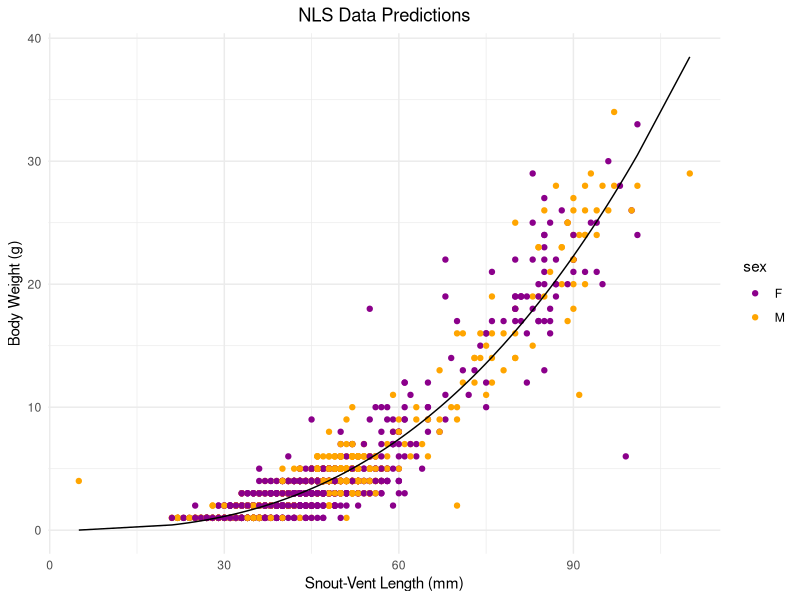

This chart was generated by the following R code:
## ---- chunk 1
knitr::opts_chunk$set(echo = TRUE, message = FALSE, warning = FALSE)

library(tidyverse)
library(here)
library(kableExtra)
library(Metrics)
## ---- chunk 2
#Read in the data

lizards <- read_csv(here("data", "lizards.csv"))
## ---- chunk 3
#Create a function using given model

func1 <- function(a,b,length){
 out= a*(length^b)
return(out)
}
## ---- chunk 4
#Run OLS regression on log transformed data

my_guess_model <- lm(log(lizards$weight) ~ log(lizards$SV_length), data = lizards)

#Get coefficients

#coefficients(my_guess_model)

# (Intercept) log(lizards$SV_length) 
#  -8.256862               2.479417

#Mathematically transform the intercept coefficient to get the guess for parameter a

b <- my_guess_model$coefficients[2]
a <- exp((my_guess_model$coefficients[1]))
## ---- chunk 5
lizard_nls <- nls(weight~func1(a,b,SV_length),
                  data=lizards,
                  start=list(a = a, b=b),
                  trace=TRUE)

#summary(lizard_nls)

broom::tidy(lizard_nls) %>% 
  kable(caption = "Table 1: Original NLS Results") %>% 
  kable_classic()
## ---- chunk 6

#Make a prediction based on the model

lizard_predict <- lizards %>% 
  mutate(predict=predict(lizard_nls,newdata=.))

ggplot(data=lizard_predict) +
  geom_point(aes(x = SV_length,y = weight, color = sex)) +
  labs(x = "Snout-Vent Length (mm)",
      y = "Body Weight (g)",
      title = "NLS Data Predictions")+
  geom_line(aes(x = SV_length,y=predict), color='black') +
  scale_color_manual(values= c("darkmagenta", "orange")) +
  theme_minimal() +
  theme(plot.title = element_text(hjust = 0.5))
## ---- chunk 7
whiptail <- lizards %>% 
  filter(spp == "CNTI", sex == "M")
## ---- chunk 8
#Create a function using given model (already completed)

func1 <- function(a,b,length){
 out= a*(length^b)
return(out)
}
## ---- chunk 9
#Run OLS regression on log transformed data

my_guess_model_whip <- lm(log(whiptail$weight) ~ log(whiptail$SV_length), data = whiptail)

#Get coefficients

#coefficients(my_guess_model_whip)

# (Intercept) log(lizards$SV_length) 
#  -9.023963             2.698108

#Mathematically transform the intercept coefficient to get the guess for parameter a

b_whip <- my_guess_model_whip$coefficients[2]
a_whip <- exp((my_guess_model_whip$coefficients[1]))
## ---- chunk 10
whiptail_nls <- nls(weight ~ func1(a, b, SV_length),
                  data = whiptail,
                  start = list(a = a_whip, b = b_whip),
                  trace = TRUE)

#summary(whiptail_nls)

broom::tidy(whiptail_nls) %>% 
  kable(caption = "Table 2: NLS Results for Male Western Whiptail Lizard Subset") %>% 
  kable_classic()
